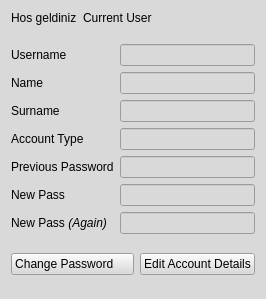
<?xml version="1.0" encoding="UTF-8"?>
<ui version="4.0">
 <class>FormSettings</class>
 <widget class="QWidget" name="FormSettings">
  <property name="geometry">
   <rect>
    <x>0</x>
    <y>0</y>
    <width>257</width>
    <height>299</height>
   </rect>
  </property>
  <property name="windowTitle">
   <string>Settings</string>
  </property>
  <property name="windowIcon">
   <iconset theme="user-available"/>
  </property>
  <property name="styleSheet">
   <string notr="true">background-color: rgb(217, 217, 217)</string>
  </property>
  <layout class="QVBoxLayout" name="verticalLayout">
   <item>
    <layout class="QFormLayout" name="formLayout_2">
     <item row="0" column="0">
      <widget class="QLabel" name="labelHosgeldiniz">
       <property name="text">
        <string>Hos geldiniz</string>
       </property>
      </widget>
     </item>
     <item row="0" column="1">
      <widget class="QLabel" name="labelCurrentUser">
       <property name="text">
        <string>Current User</string>
       </property>
      </widget>
     </item>
    </layout>
   </item>
   <item>
    <spacer name="verticalSpacer">
     <property name="orientation">
      <enum>Qt::Vertical</enum>
     </property>
     <property name="sizeHint" stdset="0">
      <size>
       <width>20</width>
       <height>1</height>
      </size>
     </property>
    </spacer>
   </item>
   <item>
    <layout class="QFormLayout" name="formLayout">
     <item row="1" column="0">
      <widget class="QLabel" name="labelName">
       <property name="text">
        <string>Name</string>
       </property>
      </widget>
     </item>
     <item row="2" column="0">
      <widget class="QLabel" name="labelSurname">
       <property name="text">
        <string>Surname</string>
       </property>
      </widget>
     </item>
     <item row="3" column="0">
      <widget class="QLabel" name="labelAccountType">
       <property name="text">
        <string>Account Type</string>
       </property>
      </widget>
     </item>
     <item row="3" column="1">
      <widget class="QLineEdit" name="lineEditAccountType">
       <property name="enabled">
        <bool>false</bool>
       </property>
      </widget>
     </item>
     <item row="2" column="1">
      <widget class="QLineEdit" name="lineEditSurname">
       <property name="enabled">
        <bool>false</bool>
       </property>
      </widget>
     </item>
     <item row="1" column="1">
      <widget class="QLineEdit" name="lineEditName">
       <property name="enabled">
        <bool>false</bool>
       </property>
      </widget>
     </item>
     <item row="4" column="0">
      <widget class="QLabel" name="labelPreviousPass">
       <property name="text">
        <string>Previous Password</string>
       </property>
      </widget>
     </item>
     <item row="5" column="0">
      <widget class="QLabel" name="labelNewPass1">
       <property name="text">
        <string>New Pass</string>
       </property>
      </widget>
     </item>
     <item row="6" column="0">
      <widget class="QLabel" name="labelNewPass2">
       <property name="text">
        <string>New Pass &lt;i&gt;(Again)&lt;i&gt;</string>
       </property>
      </widget>
     </item>
     <item row="4" column="1">
      <widget class="QLineEdit" name="lineEditPreviousPass">
       <property name="enabled">
        <bool>false</bool>
       </property>
      </widget>
     </item>
     <item row="5" column="1">
      <widget class="QLineEdit" name="lineEditNewPass1">
       <property name="enabled">
        <bool>false</bool>
       </property>
      </widget>
     </item>
     <item row="6" column="1">
      <widget class="QLineEdit" name="lineEditNewPass2">
       <property name="enabled">
        <bool>false</bool>
       </property>
      </widget>
     </item>
     <item row="0" column="1">
      <widget class="QLineEdit" name="lineEditUserName">
       <property name="enabled">
        <bool>false</bool>
       </property>
      </widget>
     </item>
     <item row="0" column="0">
      <widget class="QLabel" name="labelUserName">
       <property name="text">
        <string>Username</string>
       </property>
      </widget>
     </item>
    </layout>
   </item>
   <item>
    <spacer name="verticalSpacer_2">
     <property name="orientation">
      <enum>Qt::Vertical</enum>
     </property>
     <property name="sizeHint" stdset="0">
      <size>
       <width>20</width>
       <height>4</height>
      </size>
     </property>
    </spacer>
   </item>
   <item>
    <layout class="QGridLayout" name="gridLayout">
     <item row="0" column="0">
      <widget class="QPushButton" name="pushButtonChangePassword">
       <property name="text">
        <string>Change Password     </string>
       </property>
      </widget>
     </item>
     <item row="0" column="1">
      <widget class="QPushButton" name="pushButtonChangeAccountDetails">
       <property name="text">
        <string>Edit Account Details</string>
       </property>
      </widget>
     </item>
    </layout>
   </item>
   <item>
    <spacer name="verticalSpacer_3">
     <property name="orientation">
      <enum>Qt::Vertical</enum>
     </property>
     <property name="sizeHint" stdset="0">
      <size>
       <width>20</width>
       <height>1</height>
      </size>
     </property>
    </spacer>
   </item>
  </layout>
 </widget>
 <resources/>
 <connections/>
</ui>
